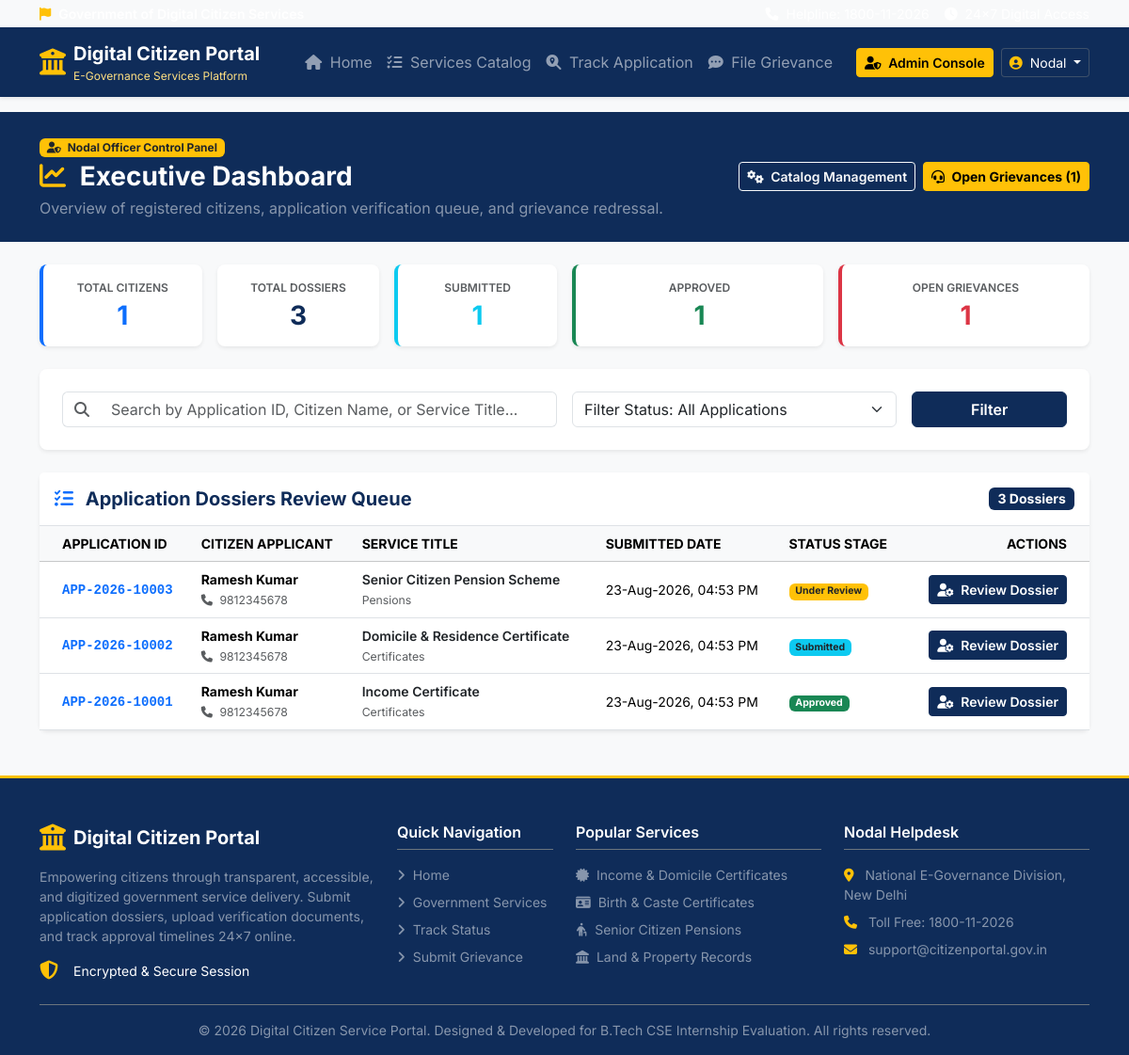
The page /admin/dashboard (signed in) on the database its author committed.
### app/models.py (models this page shows, shortened)
class User(UserMixin, db.Model):
    __tablename__ = 'users'
    id = db.Column(db.Integer, primary_key=True)
    name = db.Column(db.String(120), nullable=False)
    email = db.Column(db.String(120), unique=True, nullable=False, index=True)
    mobile = db.Column(db.String(15), nullable=False)
    password_hash = db.Column(db.String(256), nullable=False)
    role = db.Column(db.String(20), nullable=False, default='citizen') # 'citizen' or 'admin'
    address = db.Column(db.Text, nullable=True)
    state = db.Column(db.String(80), nullable=True)
    district = db.Column(db.String(80), nullable=True)
    created_at = db.Column(db.DateTime, default=datetime.utcnow)
    applications = db.relationship('Application', backref='user', lazy=True, cascade="all, delete-orphan")
    grievances = db.relationship('Grievance', backref='user', lazy=True)
    notifications = db.relationship('Notification', backref='user', lazy=True, cascade="all, delete-orphan")
    def is_admin(self):
        return self.role == 'admin'

class Application(db.Model):
    __tablename__ = 'applications'
    id = db.Column(db.Integer, primary_key=True)
    application_number = db.Column(db.String(50), unique=True, nullable=False, index=True)
    user_id = db.Column(db.Integer, db.ForeignKey('users.id'), nullable=False)
    service_id = db.Column(db.Integer, db.ForeignKey('services.id'), nullable=False)
    personal_info = db.Column(db.Text, nullable=True) # JSON string
    address_info = db.Column(db.Text, nullable=True)  # JSON string
    purpose = db.Column(db.String(255), nullable=False)
    additional_info = db.Column(db.Text, nullable=True)
    status = db.Column(db.String(40), nullable=False, default='submitted')
    current_remarks = db.Column(db.Text, nullable=True)
    created_at = db.Column(db.DateTime, default=datetime.utcnow)
    updated_at = db.Column(db.DateTime, default=datetime.utcnow, onupdate=datetime.utcnow)
    documents = db.relationship('Document', backref='application', lazy=True, cascade="all, delete-orphan")

class Service(db.Model):
    __tablename__ = 'services'
    id = db.Column(db.Integer, primary_key=True)
    name = db.Column(db.String(150), nullable=False)
    description = db.Column(db.Text, nullable=False)
    required_documents = db.Column(db.Text, nullable=False) # Store comma-separated or formatted list
    processing_time = db.Column(db.String(50), nullable=False) # e.g. "7 Working Days"
    category = db.Column(db.String(80), nullable=False, default='Certificates') # e.g., Certificates, Pensions, Revenue, Others
    icon = db.Column(db.String(50), default='fa-file-medical')
    created_at = db.Column(db.DateTime, default=datetime.utcnow)
    applications = db.relationship('Application', backref='service', lazy=True)

### app/routes/admin.py (the view)
@admin_bp.route('/dashboard')
@login_required
@admin_required
def dashboard():
    status_filter = request.args.get('status', '').strip()
    search_query = request.args.get('q', '').strip()
    total_citizens = User.query.filter_by(role='citizen').count()
    total_applications = Application.query.count()
    pending_apps = Application.query.filter_by(status='submitted').count()
    approved_apps = Application.query.filter_by(status='approved').count()
    rejected_apps = Application.query.filter_by(status='rejected').count()
    open_grievances = Grievance.query.filter(Grievance.status.in_(['open', 'in_progress'])).count()
    apps_query = Application.query.join(User).join(Service)
    if status_filter:
        apps_query = apps_query.filter(Application.status == status_filter)
    if search_query:
        apps_query = apps_query.filter(
            (Application.application_number.ilike(f'%{search_query}%')) |
            (User.name.ilike(f'%{search_query}%')) |
            (Service.name.ilike(f'%{search_query}%'))
        )
    applications_list = apps_query.order_by(Application.updated_at.desc()).all()
    return render_template('admin/dashboard.html',
                           total_citizens=total_citizens,
                           total_applications=total_applications,
                           pending_apps=pending_apps,
                           approved_apps=approved_apps,
                           rejected_apps=rejected_apps,
                           open_grievances=open_grievances,
                           applications=applications_list,
                           status_filter=status_filter,
                           search_query=search_query)

### app/templates/admin/dashboard.html (shortened to what this page needs)
{% extends "base.html" %}
{% block content %}
<div class="bg-navy text-white py-4 mb-4">
    <div class="container">
        <div class="d-flex flex-wrap justify-content-between align-items-center gap-3">
            <div>
                <span class="badge bg-warning text-dark mb-1"><i class="fa-solid fa-user-shield me-1"></i> Nodal Officer Control Panel</span>
                <h1 class="h3 fw-bold mb-1"><i class="fa-solid fa-chart-line text-warning me-2"></i> Executive Dashboard</h1>
                <p class="text-white-50 mb-0">Overview of registered citizens, application verification queue, and grievance redressal.</p>
            </div>
            <div class="d-flex gap-2">
                <a href="{{ url_for('admin.services') }}" class="btn btn-outline-light btn-sm fw-semibold">
                    <i class="fa-solid fa-gears me-1"></i> Catalog Management
                </a>
                <a href="{{ url_for('admin.grievances') }}" class="btn btn-warning btn-sm fw-bold">
                    <i class="fa-solid fa-headset me-1"></i> Open Grievances ({{ open_grievances }})
                </a>
            </div>
        </div>
    </div>
</div>
<div class="container pb-5">
    <div class="row g-3 mb-4">
        <div class="col-6 col-lg-2">
            <div class="card border-0 shadow-sm rounded-3 p-3 bg-white text-center h-100 border-start border-primary border-4">
                <span class="text-muted fs-8 fw-semibold text-uppercase">Total Citizens</span>
                <h3 class="fw-bold text-primary mb-0 mt-1">{{ total_citizens }}</h3>
            </div>
        </div>
        <div class="col-6 col-lg-2">
            <div class="card border-0 shadow-sm rounded-3 p-3 bg-white text-center h-100">
                <span class="text-muted fs-8 fw-semibold text-uppercase">Total Dossiers</span>
                <h3 class="fw-bold text-navy mb-0 mt-1">{{ total_applications }}</h3>
            </div>
        </div>
        <div class="col-6 col-lg-2">
            <div class="card border-0 shadow-sm rounded-3 p-3 bg-white text-center h-100 border-start border-info border-4">
                <span class="text-muted fs-8 fw-semibold text-uppercase">Submitted</span>
                <h3 class="fw-bold text-info mb-0 mt-1">{{ pending_apps }}</h3>
            </div>
        </div>
        <div class="col-6 col-lg-3">
            <div class="card border-0 shadow-sm rounded-3 p-3 bg-white text-center h-100 border-start border-success border-4">
                <span class="text-muted fs-8 fw-semibold text-uppercase">Approved</span>
                <h3 class="fw-bold text-success mb-0 mt-1">{{ approved_apps }}</h3>
            </div>
        </div>
        <div class="col-6 col-lg-3">
            <div class="card border-0 shadow-sm rounded-3 p-3 bg-white text-center h-100 border-start border-danger border-4">
                <span class="text-muted fs-8 fw-semibold text-uppercase">Open Grievances</span>
                <h3 class="fw-bold text-danger mb-0 mt-1">{{ open_grievances }}</h3>
            </div>
        </div>
    </div>
    <div class="card border-0 shadow-sm rounded-3 mb-4">
        <div class="card-body p-4">
            <form method="GET" action="{{ url_for('admin.dashboard') }}" class="row g-3 align-items-center">
                <div class="col-md-6">
                    <div class="input-group">
                        <span class="input-group-text bg-white text-muted border-end-0"><i class="fa-solid fa-search"></i></span>
                        <input type="text" name="q" value="{{ search_query }}" class="form-control border-start-0" placeholder="Search by Application ID, Citizen Name, or Service Title...">
                    </div>
                </div>
                <div class="col-md-4">
                    <select name="status" class="form-select" onchange="this.form.submit()">
                        <option value="">Filter Status: All Applications</option>
                    </select>
                </div>
                <div class="col-md-2 d-flex gap-2">
                    <button type="submit" class="btn btn-navy w-100 fw-semibold">Filter</button>
                </div>
            </form>
        </div>
    </div>
    <div class="card border-0 shadow-sm rounded-3">
        <div class="card-header bg-white py-3 border-bottom d-flex justify-content-between align-items-center">
            <h5 class="fw-bold text-navy mb-0"><i class="fa-solid fa-list-check text-primary me-2"></i> Application Dossiers Review Queue</h5>
            <span class="badge bg-navy text-white fs-7">{{ applications|length }} Dossiers</span>
        </div>
        <div class="card-body p-0">
            {% if applications %}
            <div class="table-responsive">
                <table class="table table-hover align-middle mb-0 fs-7">
                    <thead class="table-light text-uppercase text-muted">
                        <tr>
                            <th class="ps-4">Application ID</th>
                            <th>Citizen Applicant</th>
                            <th>Service Title</th>
                            <th>Submitted Date</th>
                            <th>Status Stage</th>
                            <th class="text-end pe-4">Actions</th>
                        </tr>
                    </thead>
                    <tbody>
                        {% for app in applications %}
                        <tr>
                            <td class="ps-4">
                                <span class="fw-bold text-primary font-monospace">{{ app.application_number }}</span>
                            </td>
                            <td>
                                <strong>{{ app.user.name }}</strong><br>
                                <small class="text-muted"><i class="fa-solid fa-phone me-1"></i> {{ app.user.mobile }}</small>
                            </td>
                            <td>
                                <span class="fw-semibold text-dark">{{ app.service.name }}</span><br>
                                <small class="text-muted">{{ app.service.category }}</small>
                            </td>
                            <td>{{ app.created_at.strftime('%d-%b-%Y, %I:%M %p') }}</td>
                            <td>
                                {% if app.status == 'submitted' %}
                                    <span class="badge bg-info text-dark">Submitted</span>
                                {% elif app.status == 'under_review' %}
                                    <span class="badge bg-warning text-dark">Under Review</span>
                                {% elif app.status == 'documents_verified' %}
                                    <span class="badge bg-primary">Docs Verified</span>
                                {% elif app.status == 'approved' %}
                                    <span class="badge bg-success">Approved</span>
                                {% elif app.status == 'rejected' %}
                                    <span class="badge bg-danger">Rejected</span>
                                {% else %}
                                    <span class="badge bg-secondary">{{ app.status }}</span>
                                {% endif %}
                            </td>
                            <td class="text-end pe-4">
                                <a href="{{ url_for('admin.application_detail', application_id=app.id) }}" class="btn btn-navy btn-sm fw-semibold">
                                    <i class="fa-solid fa-user-gear me-1"></i> Review Dossier
                                </a>
                            </td>
                        </tr>
                        {% endfor %}
                    </tbody>
                </table>
            </div>
            {% else %}
            <div class="text-center py-5">
                <i class="fa-solid fa-inbox fs-1 text-muted mb-3"></i>
                <h5 class="fw-bold text-navy">No Applications Found</h5>
                <p class="text-muted mb-0">No application dossiers match your search or status filter criteria.</p>
            </div>
            {% endif %}
        </div>
    </div>
</div>
{% endblock %}

### app/templates/components/navbar.html (shortened to what this page needs)
<nav class="navbar navbar-expand-lg navbar-dark bg-navy shadow-sm sticky-top" aria-label="Main navigation">
    <div class="container">
        <a class="navbar-brand d-flex align-items-center gap-2" href="{{ url_for('main.index') }}">
            <i class="fa-solid fa-building-columns fs-3 text-warning"></i>
            <div class="d-flex flex-column">
                <span class="fw-bold tracking-tight text-white fs-5 leading-tight">Digital Citizen Portal</span>
                <span class="fs-8 text-warning-light">E-Governance Services Platform</span>
            </div>
        </a>
        <div class="collapse navbar-collapse" id="navbarMain">
            <ul class="navbar-nav me-auto mb-2 mb-lg-0 ms-lg-4">
                <li class="nav-item">
                    <a class="nav-link {% if request.endpoint == 'main.index' %}active fw-semibold{% endif %}" href="{{ url_for('main.index') }}">
                        <i class="fa-solid fa-house me-1"></i> Home
                    </a>
                </li>
                <li class="nav-item">
                    <a class="nav-link {% if request.endpoint == 'main.services' %}active fw-semibold{% endif %}" href="{{ url_for('main.services') }}">
                        <i class="fa-solid fa-list-check me-1"></i> Services Catalog
                    </a>
                </li>
                <li class="nav-item">
                    <a class="nav-link {% if request.endpoint == 'main.track' %}active fw-semibold{% endif %}" href="{{ url_for('main.track') }}">
                        <i class="fa-solid fa-magnifying-glass-location me-1"></i> Track Application
                    </a>
                </li>
                <li class="nav-item">
                    <a class="nav-link {% if request.endpoint == 'main.grievance' %}active fw-semibold{% endif %}" href="{{ url_for('main.grievance') }}">
                        <i class="fa-solid fa-comment-dots me-1"></i> File Grievance
                    </a>
                </li>
            </ul>
            <div class="d-flex align-items-center gap-2">
                {% if current_user.is_authenticated %}
                    {% if current_user.is_admin() %}
                        <a href="{{ url_for('admin.dashboard') }}" class="btn btn-warning btn-sm fw-semibold">
                            <i class="fa-solid fa-user-shield me-1"></i> Admin Console
                        </a>
                    {% else %}
                        <a href="{{ url_for('citizen.dashboard') }}" class="btn btn-outline-light btn-sm fw-semibold">
                            <i class="fa-solid fa-gauge-high me-1"></i> My Dashboard
                        </a>
                    {% endif %}
                    <div class="dropdown">
                        <button class="btn btn-navy text-white dropdown-toggle border-secondary border-opacity-50 btn-sm" type="button" id="userMenu" data-bs-toggle="dropdown" aria-expanded="false">
                            <i class="fa-solid fa-circle-user text-warning me-1"></i> {{ current_user.name.split()[0] }}
                        </button>
                    </div>
                {% endif %}
            </div>
        </div>
    </div>
</nav>

### rows shown on the page
User: name "Nodal"
Application: application_number "APP-2026-10003", user.name "Ramesh Kumar", user.mobile "9812345678", service.name "Senior Citizen Pension Scheme", service.category "Pensions", created_at "23-Aug-2026, 04:53 PM", status "Under Review"
Application: application_number "APP-2026-10002", user.name "Ramesh Kumar", user.mobile "9812345678", service.name "Domicile & Residence Certificate", service.category "Certificates", created_at "23-Aug-2026, 04:53 PM", status "Submitted"
Application: application_number "APP-2026-10001", user.name "Ramesh Kumar", user.mobile "9812345678", service.name "Income Certificate", service.category "Certificates", created_at "23-Aug-2026, 04:53 PM", status "Approved"

### other values the page prints
{{ open_grievances }} "1"
{{ total_citizens }} "1"
{{ total_applications }} "3"
{{ pending_apps }} "1"
{{ approved_apps }} "1"
{{ applications|length }} "3"
